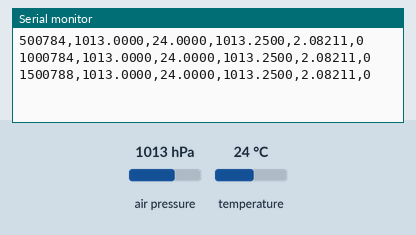
The sketch below on a simulated Arduino Uno, built with avr-gcc and run on an emulated ATmega328P. Parts: the last lines printed to the serial monitor. The test bench sets the inputs (shaded band); at power-on: air pressure 1013 hPa, temperature 24 °C.

Above: at 1.8 s.
1.9 s: air pressure set to 952 hPa
At 2.4 s:
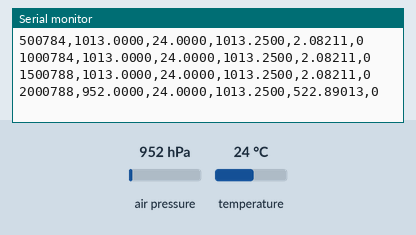
3.4 s: temperature set to 12 °C
At 3.9 s:
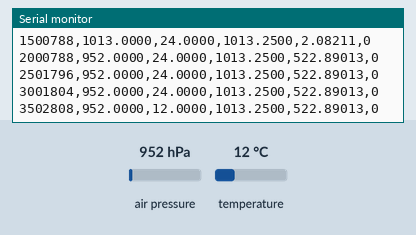
4.9 s: air pressure set to 975 hPa
At 5.3 s:
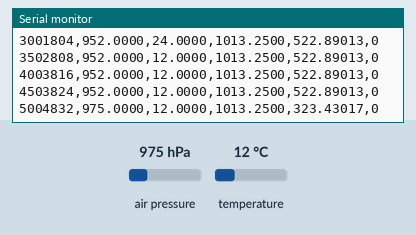
Timing chart, 0 to 7.9 s (numbered marks = the images above; inputs shaded):
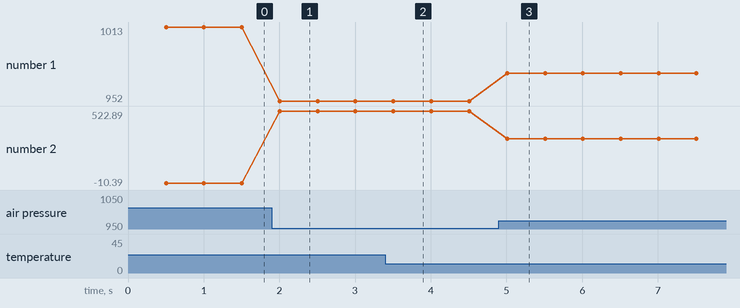

Measured:
- after the input at 1.9 s, the serial monitor: prints a new line after 0.10 s (image 1)
- after the input at 3.4 s, the serial monitor: prints a new line after 0.11 s (image 2)
- after the input at 4.9 s, the serial monitor: prints a new line after 0.11 s (image 3)
- plotted number 1: 1013 → 952 after the input at 1.9 s, 952 → 975 after the input at 4.9 s
- plotted number 2: 2.08 → 522.89 after the input at 1.9 s, 522.89 → -10.39 after the input at 4.9 s

The sketch:

BME280_RelativeAltitude.ino
```cpp
#include <Wire.h>
#include <Adafruit_BME280.h>
#include <math.h>

#ifndef BB_SAMPLE_INTERVAL_US
#define BB_SAMPLE_INTERVAL_US 500000UL
#endif
#ifndef BB_BASELINE_SAMPLES
#define BB_BASELINE_SAMPLES 20
#endif

Adafruit_BME280 bme;
static unsigned long lastSample = 0;
static uint16_t baselineCount = 0;
static double pressureSumPa = 0.0;
static float baselinePressurePa = 101325.0f;
static bool baselineReady = false;

void setup() {
  Serial.begin(115200);
  if (!bme.begin(0x76) && !bme.begin(0x77)) while (true) delay(100);
}

void loop() {
  const unsigned long now = micros();
  if ((unsigned long)(now - lastSample) < BB_SAMPLE_INTERVAL_US) return;
  lastSample = now;

  const float pressurePa = bme.readPressure();
  const float tempC = bme.readTemperature();

  if (!baselineReady) {
    pressureSumPa += pressurePa;
    baselineCount++;
    if (baselineCount >= BB_BASELINE_SAMPLES) {
      baselinePressurePa = pressureSumPa / baselineCount;
      baselineReady = true;
    }
  }

  const float ratio = pressurePa > 0.0f ? pressurePa / baselinePressurePa : 1.0f;
  const float relativeAltitudeM = 44330.0f * (1.0f - powf(ratio, 0.19029495f));

  Serial.print(now); Serial.print(',');
  Serial.print(pressurePa / 100.0f, 4); Serial.print(',');
  Serial.print(tempC, 4); Serial.print(',');
  Serial.print(baselinePressurePa / 100.0f, 4); Serial.print(',');
  Serial.print(relativeAltitudeM, 5); Serial.print(',');
  Serial.println(baselineReady ? 1 : 0);
}
```
